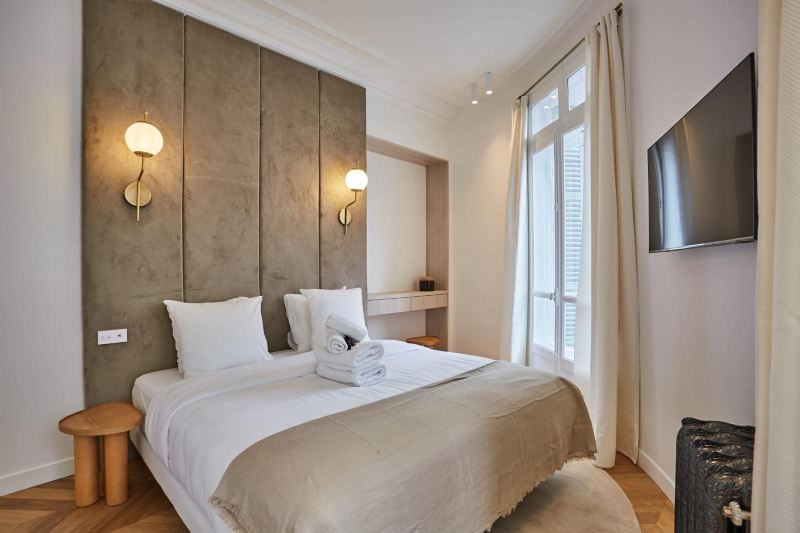
#> input picture medias-bruts/photo_03.jpeg, 1600 x 1066 px (shown at 1/2 size)
$ python -i memes-scenes.py   (imports and definitions only)
#> lines starting #> are read from the running program, lines starting #| are printed output that depends on the picture
#!/usr/bin/env python3
"""
Regroupe les photos qui montrent LA MÊME SCÈNE, même recadrées différemment.

Pourquoi un second outil : scripts/doublons-visuels.py compare des empreintes dHash,
qui décrivent la structure fine de l'image. Deux exports du même cliché recadrés à
quelques centimètres près en ressortent ÉLOIGNÉS (mesuré : 97/256 et 144/256 sur des
paires que l'œil reconnaît instantanément comme la même pièce), alors qu'un visiteur,
lui, voit la même photo revenir. C'est précisément ce que le client reprochait au site.

Le principe retenu ici est donc l'inverse : on détruit volontairement le détail pour ne
garder que la composition d'ensemble — l'image est ramenée en 32×32 niveaux de gris,
fortement floutée, puis normalisée en contraste (pour absorber les écarts d'exposition
entre deux exports). Deux vues de la même pièce conservent alors la même « silhouette »
de taches claires et sombres, quel que soit le recadrage.

La distance est l'écart absolu moyen entre les deux empreintes, sur 0–1.
Repères mesurés sur cette photothèque :
    < 0,02  même fichier ré-encodé
    < 0,06  même scène, recadrage ou zoom différent   ← le cas qui gênait le client
    > 0,12  scènes différentes

Usage :  python3 scripts/memes-scenes.py [seuil]     (défaut : 0.06)
"""
import os, sys, itertools
from PIL import Image, ImageFilter

RACINE = os.path.join(os.path.dirname(os.path.abspath(__file__)), "..", "public", "photos")
DOSSIERS = ["chantiers", "maquette", "pedagogie", "etudes"]
SEUIL = float(sys.argv[1]) if len(sys.argv) > 1 else 0.06
COTE = 32


def empreinte(chemin):
#> called with chemin = '../medias-bruts/photo_03.jpeg'
    im = Image.open(chemin).convert("L").resize((COTE, COTE), Image.LANCZOS)
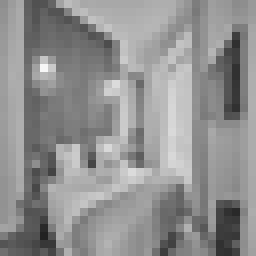
#> im: PIL image 32x32 L (shown 8 times larger); min 34, max 246, mean 144.2
    im = im.filter(ImageFilter.GaussianBlur(1.2))
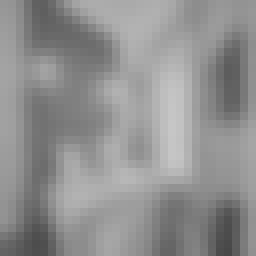
#> im: PIL image 32x32 L (shown 8 times larger); min 72, max 198, mean 144.2
    px = list(im.getdata()) if not hasattr(im, "get_flattened_data") else list(im.get_flattened_data())
#> px = 1024 values, max 198 at index 501, min 72 at index 1020, mean 144.2
    lo, hi = min(px), max(px)
#> lo = 72; hi = 198
    ecart = (hi - lo) or 1
#> ecart = 126
    # normalisation du contraste : deux exports de la même prise n'ont pas la même
    # courbe de rendu, sans ça ils se retrouveraient artificiellement éloignés.
    return [(v - lo) / ecart for v in px]


def distance(a, b):
    return sum(abs(x - y) for x, y in zip(a, b)) / len(a)


# [48 lines left out: function main, not called in this run]


# [2 lines not run here, left out]

>>> result = empreinte('../medias-bruts/photo_03.jpeg')
#> result = 1024 values, max 1 at index 501, min 0 at index 1020, mean 0.573

$ run again, on medias-bruts/photo_07.jpeg
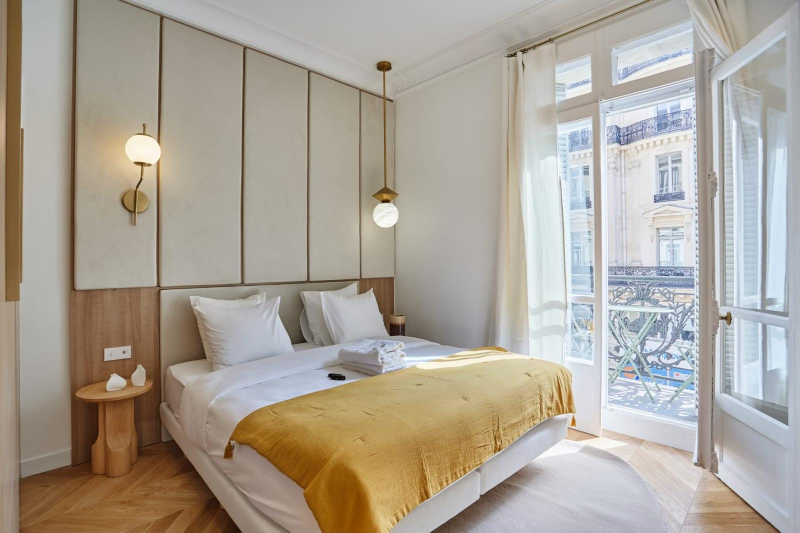
#> input picture medias-bruts/photo_07.jpeg, 1600 x 1066 px (shown at 1/2 size)
#> in empreinte, `im = Image.open(chemin).convert("L").resize((COTE, COTE), Image.LANCZOS)`:
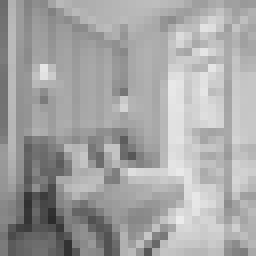
#> im: PIL image 32x32 L (shown 8 times larger); min 43, max 235, mean 164.8
#> in empreinte, `im = im.filter(ImageFilter.GaussianBlur(1.2))`:
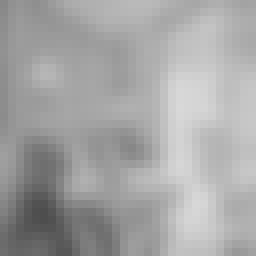
#> im: PIL image 32x32 L (shown 8 times larger); min 78, max 216, mean 164.8
#> px = 1024 values, max 216 at index 438, min 78 at index 837, mean 164.8
#> lo = 78; hi = 216
#> ecart = 138
#> result = 1024 values, max 1 at index 438, min 0 at index 837, mean 0.629

$ run again, on medias-bruts/photo_11.jpeg
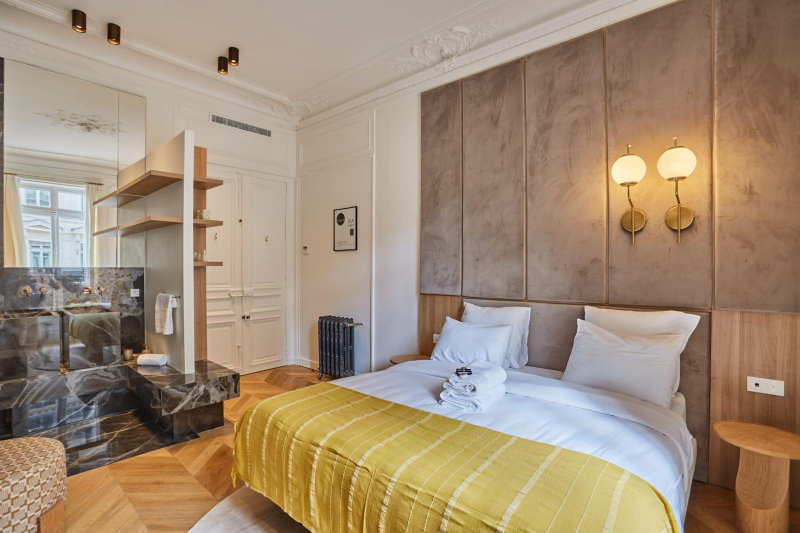
#> input picture medias-bruts/photo_11.jpeg, 1600 x 1066 px (shown at 1/2 size)
#> in empreinte, `im = Image.open(chemin).convert("L").resize((COTE, COTE), Image.LANCZOS)`:
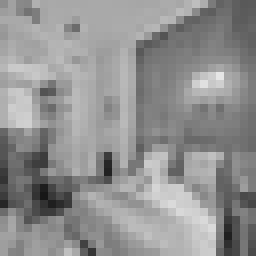
#> im: PIL image 32x32 L (shown 8 times larger); min 23, max 230, mean 144.6
#> in empreinte, `im = im.filter(ImageFilter.GaussianBlur(1.2))`:
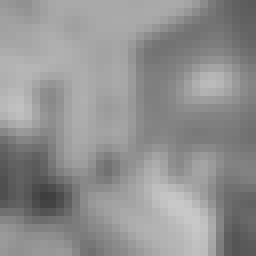
#> im: PIL image 32x32 L (shown 8 times larger); min 62, max 200, mean 144.6
#> px = 1024 values, max 200 at index 821, min 62 at index 773, mean 144.6
#> lo = 62; hi = 200
#> ecart = 138
#> result = 1024 values, max 1 at index 821, min 0 at index 773, mean 0.599

$ run again, on medias-bruts/photo_13.jpeg
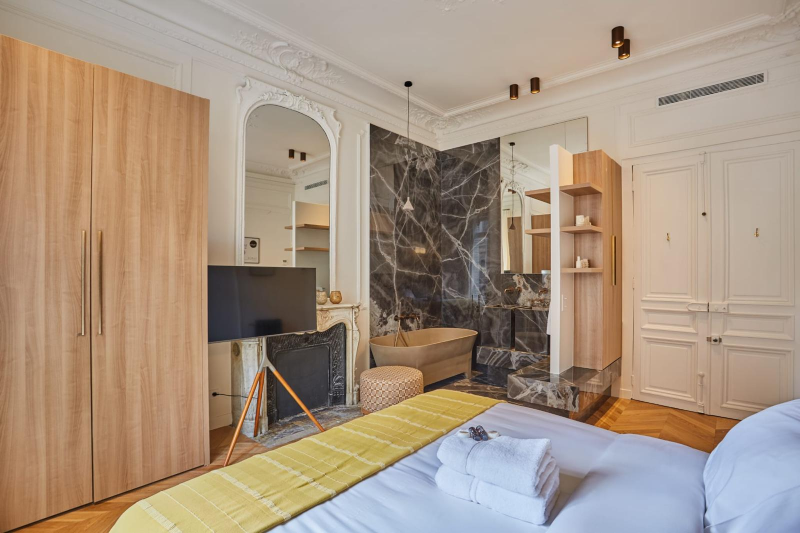
#> input picture medias-bruts/photo_13.jpeg, 1600 x 1066 px (shown at 1/2 size)
#> in empreinte, `im = Image.open(chemin).convert("L").resize((COTE, COTE), Image.LANCZOS)`:
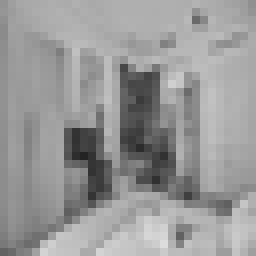
#> im: PIL image 32x32 L (shown 8 times larger); min 35, max 220, mean 152.3
#> in empreinte, `im = im.filter(ImageFilter.GaussianBlur(1.2))`:
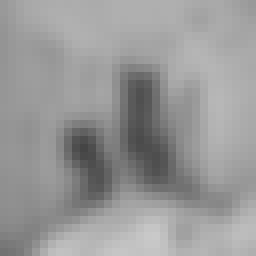
#> im: PIL image 32x32 L (shown 8 times larger); min 69, max 201, mean 152.4
#> px = 1024 values, max 201 at index 947, min 69 at index 586, mean 152.4
#> lo = 69; hi = 201
#> ecart = 132
#> result = 1024 values, max 1 at index 947, min 0 at index 586, mean 0.631
